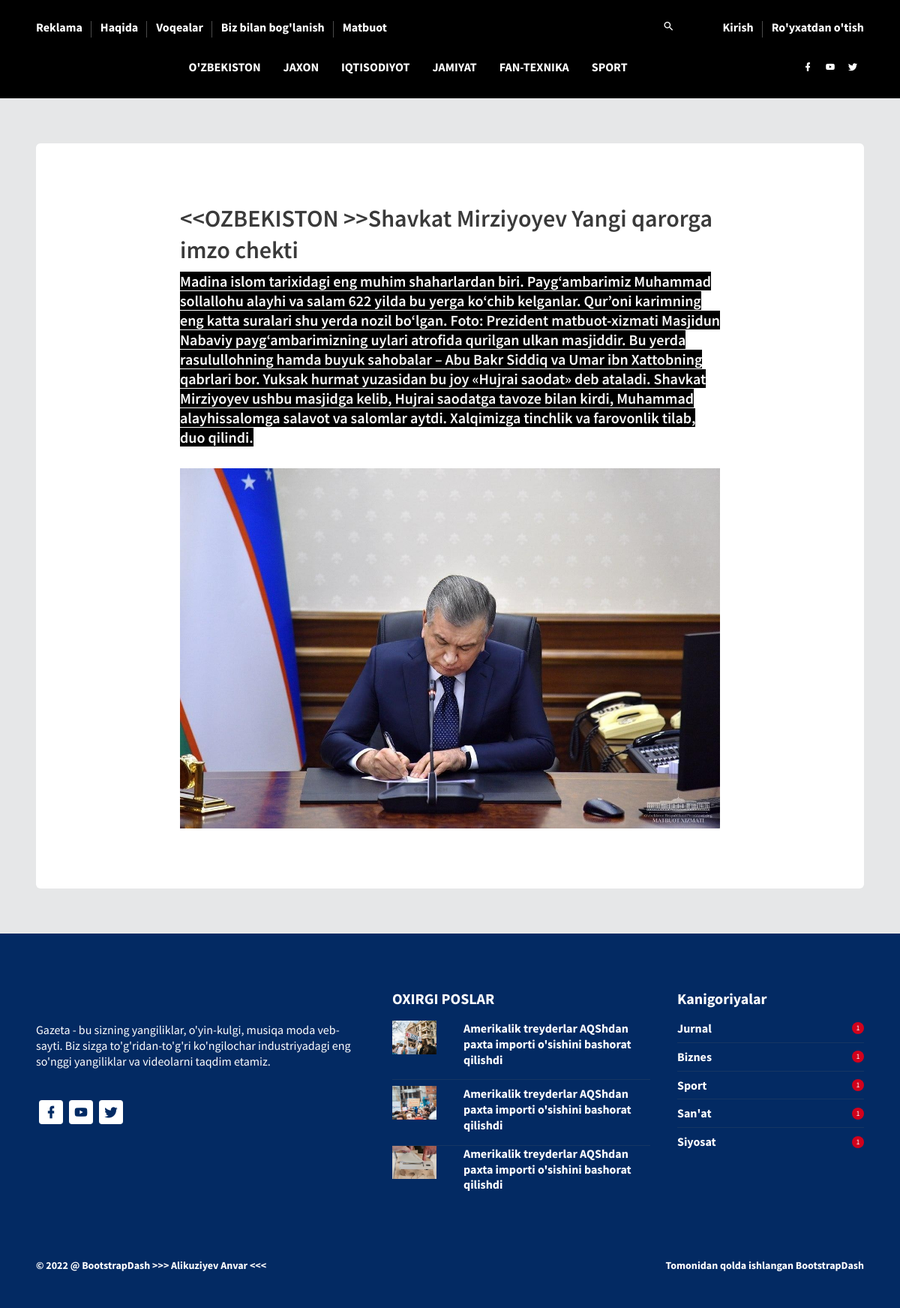
/postdetail/2/, run on the app's committed database.
### my_app/models.py (models this page shows, shortened)
class News(models.Model):
	title = models.CharField(max_length=250,null=False,blank=False)
	image = models.ImageField(upload_to="images/",blank=True)
	text = RichTextField()
	category = models.ForeignKey(Category,blank=False,null=True,on_delete=models.SET_NULL)
	category_at = models.DateTimeField(auto_now_add=True)

### my_app/views.py (the view)
# urls.py: path('postdetail/<int:news_id>/',views.post_detail,name="post_detail")
def post_detail(request,news_id):
    stri = get_object_or_404(News,pk=news_id)
    string1 = News.objects.all().filter(category_id=news_id)
    ctx = {
        "new":stri,
        "asd":string1,
    }
    return render(request, "post_detail.html",ctx)

### templates/post_detail.html
{% extends 'base.html' %}
{% block content %}
      <div class="content-wrapper">
        <div class="container">
          <div class="row">
            <div class="col-sm-12">
              <div class="card" data-aos="fade-up">
                <div class="card-body">
                  <div class="aboutus-wrapper">
                    <h1 class="mt-5">
                      {{ new.title  }}
                    </h1>
                    <p class="font-weight-600 fs-15">
                      {{ new.text | safe}}
                    </p>
                    <br>
                    <img
                      src="http://127.0.0.1:8000/media/{{ new.image }}"
                      alt="banner"
                      class="img-fluid mb-5"
                    />
                  </div>
                </div>
              </div>
            </div>
          </div>
        </div>
      </div>
    </div>
{% endblock content %}

### data on the page
News: title "<<OZBEKISTON >>Shavkat Mirziyoyev Yangi qarorga imzo chekti", text "Madina islom tarixidagi eng muhim shaharlardan biri. Payg‘ambarimiz Muhammad sollallohu alayhi va salam 622 yilda bu yerga ko‘chib kelganlar. Qur’oni karimning eng katta suralari shu yerda nozil bo‘lgan. Foto: Prezident matbuot-xizmati Masjidun Nabaviy payg‘ambarimizning uylari atrofida qurilgan ulkan masjiddir. Bu yerda rasulullohning hamda buyuk sahobalar – Abu Bakr Siddiq va Umar ibn Xattobning qabrlari bor. Yuksak hurmat yuzasidan bu joy «Hujrai saodat» deb ataladi. Shavkat Mirziyoyev ushbu masjidga kelib, Hujrai saodatga tavoze bilan kirdi, Muhammad alayhissalomga salavot va salomlar aytdi. Xalqimizga tinchlik va farovonlik tilab, duo qilindi.", image (picture)
